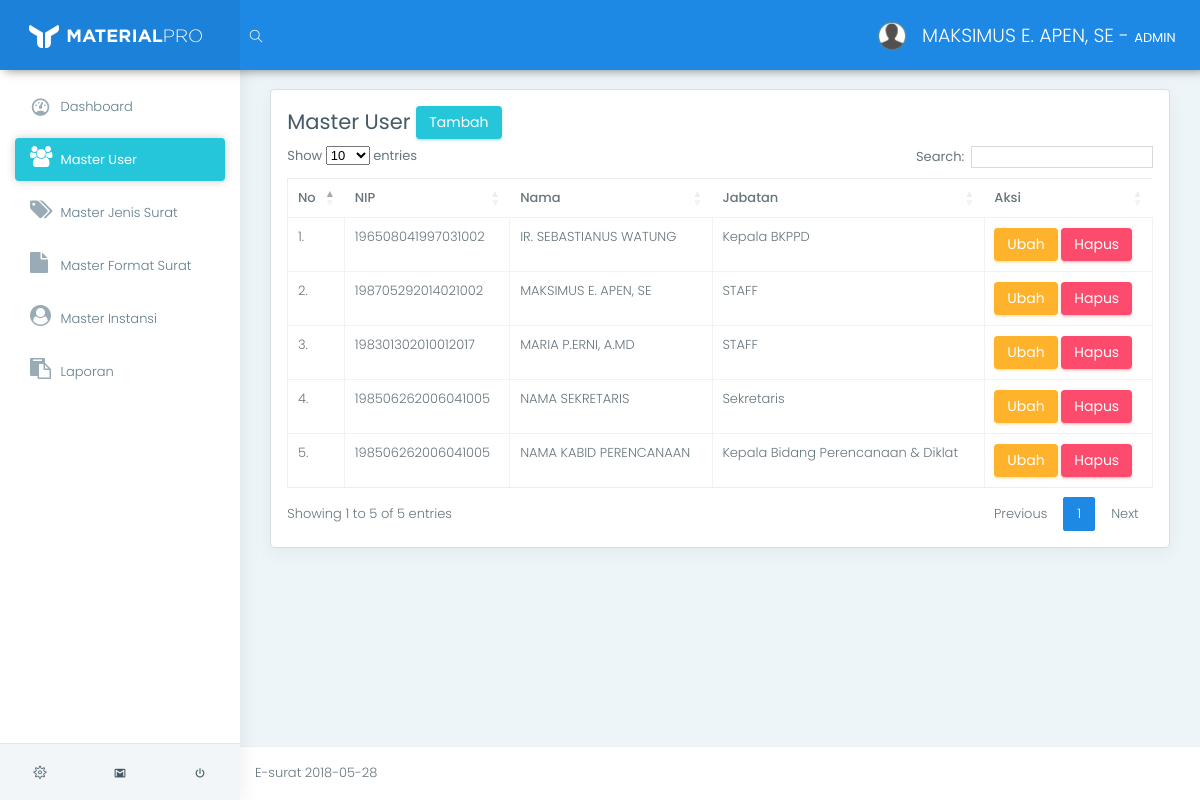
Screenshot of /app/index.php?page=view_user (signed in) with the database file from the repository.
### tables this page shows
CREATE TABLE `tb_user` (
  `id_user` varchar(11) NOT NULL,
  `nip` varchar(20) NOT NULL,
  `nama` varchar(100) NOT NULL,
  `id_jabatan` int(11) NOT NULL
);

CREATE TABLE `tb_jabatan` (
  `id_jabatan` int(11) NOT NULL,
  `jabatan` varchar(100) NOT NULL
);

### app/helper/koneksi.php (called while the page is built, shortened)
<?php
class Koneksi {
	private $koneksi;
	function __construct(){
		$this->koneksi = new mysqli("localhost","root","","db_e_surat");
	}
	public function setQuery($sql){
		return $this->koneksi->query($sql);
	}
}
 ?>

### app/helper/auth.php (called while the page is built, shortened)
<?php
include 'crud.php';
class Auth {
	public function isKepalaBadan(){
		return ($_SESSION['sess_user']['sess_status'] == "KEPALA BADAN");
	}
	public function isAdmin(){
		return ($_SESSION['sess_user']['sess_status'] == "ADMIN");
	}
	public function getUser($id_user){
		$sql    = "SELECT * FROM tb_user WHERE id_user = '$id_user'";
		$crud   = new Crud();
		$result = $crud->view($sql);
		return $result[0]['nama'];
	}
}
 ?>

### app/helper/crud.php (called while the page is built, shortened)
<?php
include_once 'koneksi.php';
class Crud {
	function __construct(){
		$this->koneksi = new Koneksi();
	}
	public function view($sql){
		$result = $this->koneksi->setQuery($sql);
		$data = [];
        while ($row = $result->fetch_assoc()) {
            $data[] = $row;
        }
        return $data;
	}
}
 ?>

### app/m_pegawai/view.php (the view)
<div class="row">
    <div class="col-lg-12">
        <div class="card">
            <div class="card-block">
                <h3>
                    Master User
                    <a href="index.php?page=add_user" class="btn btn-success">Tambah</a>
                </h3>
                <table class="table table-stripped table-bordered" id="data_table">
                    <thead>
                        <tr>
                            <th>No</th>
                            <th>NIP</th>
                            <th>Nama</th>
                            <th>Jabatan</th>
                            <th>Aksi</th>
                        </tr>
                    </thead>
                    <tbody>
                        <?php
                            $crud   = new Crud();
                            $result = $crud->view(" SELECT * FROM tb_user
                                                    INNER JOIN tb_jabatan ON tb_user.id_jabatan = tb_jabatan.id_jabatan
                                                    INNER JOIN tb_login ON tb_user.id_user = tb_login.id_user
                                                    WHERE NOT tb_login.status = 'DINAS'"
                                                );
                            $no = 1;
                            foreach ($result as $value):
                        ?>
                        <tr>
                            <td><?= $no++."." ?></td>
                            <td><?= $value['nip'] ?></td>
                            <td><?= $value['nama'] ?></td>
                            <td><?= $value['jabatan'] ?></td>
                            <td>
                                <a href="index.php?page=edit&id_user=<?= $value['id_user'] ?>" class="btn btn-warning">Ubah</a>
                                <a href="index.php?page=delete&id_user=<?= $value['id_user'] ?>" onClick="return confirm('Data Akan Dihapus !')" class="btn btn-danger">Hapus</a>
                            </td>
                        </tr>
                        <?php endforeach ?>
                    </tbody>
                </table>
            </div>
        </div>
    </div>
</div>

### app/index.php (shortened to what this page needs)
<?php
include "helper/auth.php";
$auth = new Auth();
?>
<!DOCTYPE html>
<html lang="en">
<head>
	<link href="../assets/css/box.css" rel="stylesheet">
	<link href="../assets/plugins/bootstrap/css/bootstrap.min.css" rel="stylesheet">
	<link href="../assets/plugins/c3-master/c3.min.css" rel="stylesheet">
	<link href="../assets/css/style.css" rel="stylesheet">
	<link href="../assets/css/colors/blue.css" id="theme" rel="stylesheet">
	<link rel="stylesheet" href="https://cdn.datatables.net/1.10.16/css/dataTables.bootstrap4.min.css">
	<link href="https://cdnjs.cloudflare.com/ajax/libs/select2/4.0.6-rc.0/css/select2.min.css" rel="stylesheet" />
</head>
<body class="fix-header fix-sidebar card-no-border">
	<div id="main-wrapper">
		<header class="topbar">
			<nav class="navbar top-navbar navbar-toggleable-sm navbar-light">
				<div class="navbar-header">
					<a class="navbar-brand" href="index.html">
						<b>
							<img src="../assets/images/logo-light-icon.png" alt="homepage" class="light-logo" />
						</b>
						<span>
						 <img src="../assets/images/logo-light-text.png" class="light-logo" alt="homepage" /></span> </a>
				</div>
				<div class="navbar-collapse">
					<ul class="navbar-nav mr-auto mt-md-0">
						<li class="nav-item hidden-sm-down search-box"> <a class="nav-link hidden-sm-down text-muted waves-effect waves-dark" href="javascript:void(0)"><i class="ti-search"></i></a>
						</li>
					</ul>
					<ul class="navbar-nav my-lg-0">
						<li class="nav-item dropdown">
							<a class="nav-link dropdown-toggle text-muted waves-effect waves-dark" href="" data-toggle="dropdown" aria-haspopup="true" aria-expanded="false"><img src="../assets/images/user.png" alt="user" class="profile-pic m-r-10" />
								<?= $auth->getUser($_SESSION['sess_user']['sess_id_user'])." - <b>".$_SESSION['sess_user']['sess_status']."</b>" ?>
							</a>
						</li>
					</ul>
				</div>
			</nav>
		</header>
		<aside class="left-sidebar">
			<div class="scroll-sidebar">
				<nav class="sidebar-nav">
					<ul id="sidebarnav">
					<li>
						<a class="waves-effect waves-dark" href="index.php?page=view_dashbord" aria-expanded="false"><i class="mdi mdi-gauge"></i><span class="hide-menu"> Dashboard</span></a>
					</li>
					<?php if($auth->isKepalaBadan()): ?>
						<li>
							<a class="waves-effect waves-darkenvelope-open" href="index.php?page=view_disposisi" aria-expanded="false"><i class="fa fa-envelope-square"></i><span class="hide-menu"> Disposisi</span></a>
						</li>
					<?php elseif($auth->isAdmin()): ?>
						<li>
							<a class="waves-effect waves-dark" href="index.php?page=view_user" aria-expanded="false"><i class="fa fa-users"></i><span class="hide-menu"> Master User</span></a>
						</li>
						<li>
							<a class="waves-effect waves-dark" href="index.php?page=view_jenis_surat" aria-expanded="false"><i class="fa fa-tags"></i><span class="hide-menu"> Master Jenis Surat</span></a>
						</li>
						<li>
							<a class="waves-effect waves-dark" href="index.php?page=view_format_surat" aria-expanded="false"><i class="fa fa-file"></i><span class="hide-menu"> Master Format Surat</span></a>
						</li>
						<li>
							<a class="waves-effect waves-dark" href="index.php?page=view_dinas" aria-expanded="false"><i class="fa fa-user-circle"></i><span class="hide-menu"> Master Instansi</span></a>
						</li>
					<?php elseif($auth->isDinas()): ?>
						<li>
							<a class="waves-effect waves-darkenvelope-open" href="index.php?page=view_surat_masuk" aria-expanded="false"><i class="fa fa-envelope-open"></i><span class="hide-menu"> Surat Masuk</span></a>
						</li>
					<?php elseif($auth->isPegawai()): ?>
						<li>
							<a class="waves-effect waves-darkenvelope-open" href="index.php?page=view_surat_masuk_tu" aria-expanded="false"><i class="fa fa-envelope-open"></i><span class="hide-menu"> Surat Masuk</span></a>
						</li>
					<?php endif ?>
					<li>
						<a class="waves-effect waves-dark" href="index.php?page=#" aria-expanded="false"><i class="fa fa-clipboard"></i><span class="hide-menu"> Laporan</span></a>
					</li>
					</ul>
				</nav>
			</div>
			<div class="sidebar-footer">
				<a href="" class="link" data-toggle="tooltip" title="Settings"><i class="ti-settings"></i></a>
				<a href="" class="link" data-toggle="tooltip" title="Email"><i class="mdi mdi-gmail"></i></a>
				<a href="../logout.php" class="link" data-toggle="tooltip" title="Logout"><i class="mdi mdi-power"></i></a> </div>
		</aside>
		<div class="page-wrapper">
			<div class="container-fluid"><br>
				<?php
				$page = isset( $_GET['page'])?$_GET['page']:"";
				if($page){
					if($page == "view_dashbord"){
						include "dashbord/view.php";
					}else if($page == "view_user"){
						include "m_pegawai/view.php";
					}else if($page == "add_user"){
						include "m_pegawai/add_form.php";
					}else if($page == "edit"){
						include "m_pegawai/edit_form.php";
					}else if($page == "delete"){
						include "m_pegawai/delete.php";
					}
				}else{
					include "dashbord/view.php";
				}
				?>
			</div>
			<footer class="footer"> E-surat <?= date("Y-m-d") ?> </footer>
		</div>
	</div>
</body>
</html>

### assets/css/colors/blue.css (style rules this page uses)
.topbar { background: #1e88e5; }
.topbar .navbar-header { background: rgba(0, 0, 0, 0.05); }
.topbar .top-navbar .navbar-header .navbar-brand .light-logo { display: inline-block; color: rgba(255, 255, 255, 0.8); }
.topbar .navbar-light .navbar-nav .nav-item > a.nav-link { color: #ffffff !important; }
.sidebar-nav { background: #fff; }
.sidebar-nav ul li a { color: #607d8b; }
.sidebar-nav ul li a.active, .sidebar-nav ul li a:hover { color: #26c6da; }
.sidebar-nav ul li a.active { color: #263238; }
.sidebar-nav > ul > li.active > a, .sidebar-nav > ul > li.active:hover > a { color: #ffffff; background: #26c6da; }
.sidebar-nav > ul > li.active > a i, .sidebar-nav > ul > li.active:hover > a i { color: #ffffff; }
.sidebar-nav > ul > li.active > a:after, .sidebar-nav > ul > li.active:hover > a:after { border-color: #ffffff; }
.sidebar-nav > ul > li > a.active i, .sidebar-nav > ul > li > a:hover i { color: #26c6da; }
.sidebar-nav > ul > li > a i { color: #99abb4; }
.sidebar-nav > ul > li > a.active { font-weight: 400; background: #ffffff; color: #1e88e5; }
.card-no-border .sidebar-nav > ul > li > a.active { color: #ffffff; background: #26c6da; }
.card-no-border .sidebar-nav > ul > li > a.active i { color: #ffffff; }
.card-no-border .sidebar-nav > ul > li > a.active:after { border-color: #ffffff; }

### app/index.php (style rules this page uses)
* { font-size: 13px; line-height: 1.428; }

### rows the page displays
tb_user: nama "MAKSIMUS E. APEN, SE", nip "198705292014021002", id_jabatan.jabatan "STAFF"
tb_user: nip "196508041997031002", nama "IR. SEBASTIANUS WATUNG", id_jabatan.jabatan "Kepala BKPPD"
tb_user: nip "198301302010012017", nama "MARIA P.ERNI, A.MD", id_jabatan.jabatan "STAFF"
tb_user: nip "198506262006041005", nama "NAMA SEKRETARIS", id_jabatan.jabatan "Sekretaris"
tb_user: nip "198506262006041005", nama "NAMA KABID PERENCANAAN", id_jabatan.jabatan "Kepala Bidang Perencanaan & Diklat"

### other values shown
$_SESSION['sess_user']['sess_status'] "ADMIN"
